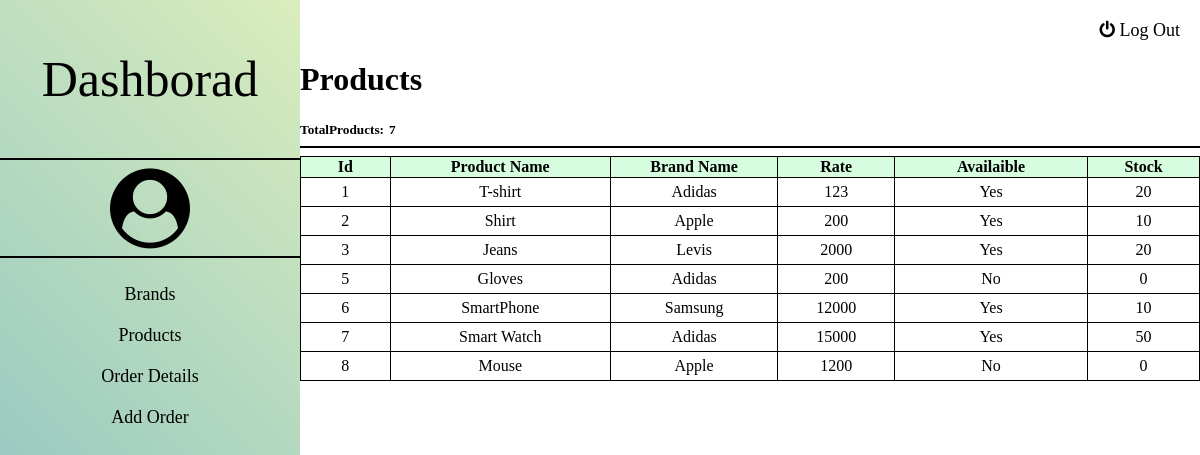
Screenshot of /dashboard/products with the database file from the repository.
### productinventory/models.py (models this page shows, shortened)
class product(models.Model):
    name = models.CharField(max_length=100)
    brand= models.ForeignKey(brand,on_delete=models.SET_NULL,blank=True ,null=True)
    rate= models.CharField(max_length=50)
    available = models.BooleanField(default=False)
    stock = models.CharField(max_length=50,default=0, blank=True,null=True)

class brand(models.Model):
    brand_name=models.CharField(max_length=100)
    available =models.BooleanField(default=False)
    def __str__(self):
        return self.brand_name

### productinventory/views.py (the view)
# urls.py: path('products',views.productpage),
def productpage(request):
    products = product.objects.all()
    return render(request,'products.html',{'products':products})

### templates/products.html (shortened to what this page needs)
{% load static %}
<!DOCTYPE html>
<html>
<head>
	<link rel="stylesheet" href="https://cdnjs.cloudflare.com/ajax/libs/font-awesome/4.7.0/css/font-awesome.min.css">
	<link rel="stylesheet" type="text/css" href="{% static 'css/main.css'%}">
</head>
<body>
	<div id="dashboard">
		<div class="sidebar">
			<a href="/dashboard"><p class="heading">Dashborad</p></a>
			<hr>
			<div class="user">
				<i class="fa fa-user-circle fa-4x"></i>
			</div>
			<hr>
			<div class="menus">
				<ul class="menu_list">
					<li>
						<a href="brands">Brands</a>
					</li>
					<li>
						<a href="#">Products</a>
					</li>
					<li>
						<a href="orderdetails">Order Details</a>
					</li>
					<li>
						<a href="addorder">Add Order</a>
					</li>
				</ul>
			</div>
		</div><div class="clear"></div>
		<div class="RightSide">
			<div class="topbar">
				<a href="/logout" id="logOut-but"><i class="fa fa-power-off"> Log Out</i></a>
			</div>
			<div class="content">
                <h1>Products</h1>
				<h5 style="display: inline;">TotalProducts:</h5><h5 style="display: inline; margin-left: 5px;">{{products.count}}</h5><hr>
				<div class="container_table">
				<table>
					<tr>
						<th>Id</th><th>Product Name</th><th>Brand Name</th><th>Rate</th><th>Availaible</th><th>Stock</th>
					</tr>
					{% for product in products %}
					<tr>
						<td>{{ product.id }}</td><td>{{ product.name }}</td><td>{{ product.brand }}</td><td>{{ product.rate }}</td>
						{% if product.available %}
							<td>Yes</td>
							<td>{{ product.stock }}</td>
						{% else %}
							<td>No</td>
							<td>0</td>
						{% endif %}
					</tr>
					{% endfor %}
				</table>
			    </div>
			</div>
		</div>
	</div>
</body>
</html>

### static/css/main.css (style rules this page uses)
body { margin: 0px; }
#dashboard { display: flex; flex-direction: row; }
a { text-decoration: none; color: black; }
div.sidebar { width: 25%; height: 100vh; background-image: linear-gradient(45deg,#7DBBC3,#DAEDBD); text-align: center; }
div.RightSide { width: 75%; float: left; }
.heading { font-size: 50px; text-align: center; }
div.user { font-size: 20px; }
hr { height:2px; border-width:0; background-color:black; }
ul { padding-inline-start: 0px !important; list-style-type: none; }
.menu_list li { padding: 10px; font-size: 18px; }
.menu_list li a { text-decoration: none; color: black; }
div.topbar { background-color: white; padding: 20px; }
div.topbar a { color: black; font-size: 18px; text-decoration: none; }
a#logOut-but { float: right; }
.content { width: 100%; margin-left: auto; margin-right: auto; }
.container_table { height: 500px; overflow-y: scroll; -ms-overflow-style: none; scrollbar-width: none; }
table, th, td { border: 1px solid black; border-collapse: collapse; }
table { width: 100%; }
th { position:-webkit-sticky; width: 30px; text-align: center; background-color: rgba(100, 248, 132, 0.267); }
td { padding-top: 5px; padding-bottom: 5px;; text-align: center; }

### rows the page displays
product: id "1", name "T-shirt", brand "Adidas", rate "123", stock "20"
product: id "2", name "Shirt", brand "Apple", rate "200", stock "10"
product: id "3", name "Jeans", brand "Levis", rate "2000", stock "20"
product: id "5", name "Gloves", brand "Adidas", rate "200", available "No"
product: id "6", name "SmartPhone", brand "Samsung", rate "12000", stock "10"
product: id "7", name "Smart Watch", brand "Adidas", rate "15000", stock "50"
product: id "8", name "Mouse", brand "Apple", rate "1200", available "No"

### other values shown
{{ products.count }} "7"
